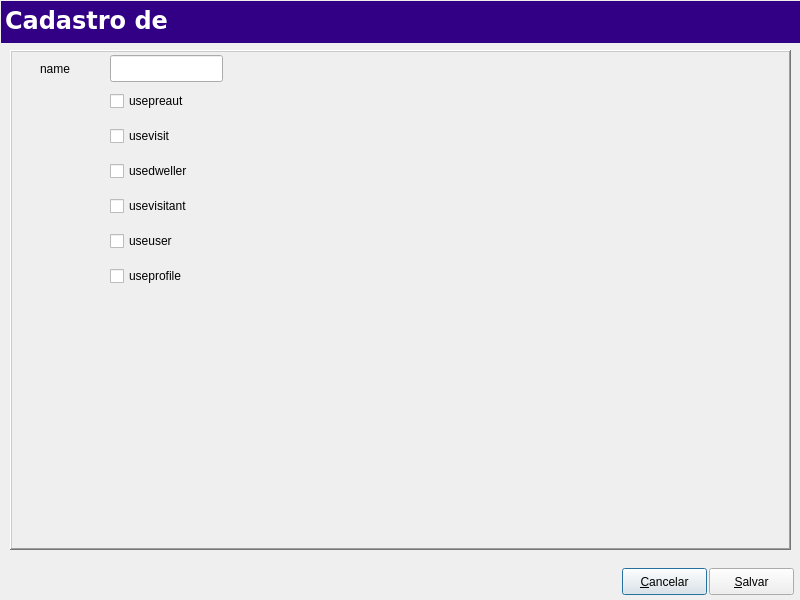
<ui version="4.0">
<class>Editprofile</class>
<widget class="QDialog" name="Editprofile">
 <property name="geometry">
  <rect>
   <x>0</x>
   <y>0</y>
   <width>800</width>
   <height>600</height>
  </rect>
 </property>
 <property name="windowTitle">
  <string>Edit</string>
 </property>
    <widget class="QFrame" name="frame">
     <property name="geometry">
      <rect>
       <x>10</x>
       <y>50</y>
       <width>781</width>
       <height>500</height>
      </rect>
     </property>
     <property name="frameShape">
      <enum>QFrame::WinPanel</enum>
     </property>
     <property name="frameShadow">
      <enum>QFrame::Raised</enum>
     </property>
 <widget class="QLabel" name="Lblname">
<property name="geometry">
 <rect>
  <x>30</x>
  <y>10</y>
  <width>59</width>
  <height>17</height>
 </rect>
</property>
<property name="text">
 <string>name</string>
</property>
</widget>
<widget class="QLineEdit" name="LnEdtname">
 <property name="geometry">
  <rect>
   <x>100</x>
   <y>5</y>
   <width>113</width>
   <height>27</height>
  </rect>
 </property>
</widget>
<widget class="QCheckBox" name="ChkBxusepreaut">
<property name="geometry">
 <rect>
  <x>100</x>
  <y>40</y>
  <width>110</width>
  <height>22</height>
 </rect>
</property>
<property name="text">
 <string>usepreaut</string>
</property>
</widget>
<widget class="QCheckBox" name="ChkBxusevisit">
<property name="geometry">
 <rect>
  <x>100</x>
  <y>75</y>
  <width>110</width>
  <height>22</height>
 </rect>
</property>
<property name="text">
 <string>usevisit</string>
</property>
</widget>
<widget class="QCheckBox" name="ChkBxusedweller">
<property name="geometry">
 <rect>
  <x>100</x>
  <y>110</y>
  <width>110</width>
  <height>22</height>
 </rect>
</property>
<property name="text">
 <string>usedweller</string>
</property>
</widget>
<widget class="QCheckBox" name="ChkBxusevisitant">
<property name="geometry">
 <rect>
  <x>100</x>
  <y>145</y>
  <width>110</width>
  <height>22</height>
 </rect>
</property>
<property name="text">
 <string>usevisitant</string>
</property>
</widget>
<widget class="QCheckBox" name="ChkBxuseuser">
<property name="geometry">
 <rect>
  <x>100</x>
  <y>180</y>
  <width>110</width>
  <height>22</height>
 </rect>
</property>
<property name="text">
 <string>useuser</string>
</property>
</widget>
<widget class="QCheckBox" name="ChkBxuseprofile">
<property name="geometry">
 <rect>
  <x>100</x>
  <y>215</y>
  <width>110</width>
  <height>22</height>
 </rect>
</property>
<property name="text">
 <string>useprofile</string>
</property>
</widget>
    </widget>
<widget class="QFrame" name="topmenu">
 <property name="geometry">
  <rect>
   <x>1</x>
   <y>1</y>
   <width>801</width>
   <height>42</height>
  </rect>
 </property>
 <property name="minimumSize">
  <size>
   <width>0</width>
   <height>42</height>
  </size>
 </property>
 <property name="maximumSize">
  <size>
   <width>16777215</width>
   <height>42</height>
  </size>
 </property>
 <property name="styleSheet">
  <string notr="true">background-color: rgb(50, 0, 133);</string>
 </property>
 <property name="frameShadow">
  <enum>QFrame::Raised</enum>
 </property>
 <widget class="QLabel" name="labelStatus">
  <property name="enabled">
   <bool>false</bool>
  </property>
  <property name="geometry">
   <rect>
    <x>4</x>
    <y>0</y>
    <width>541</width>
    <height>39</height>
   </rect>
  </property>
  <property name="palette">
   <palette>
    <active>
     <colorrole role="WindowText">
      <brush brushstyle="SolidPattern">
       <color alpha="255">
        <red>255</red>
        <green>255</green>
        <blue>255</blue>
       </color>
      </brush>
     </colorrole>
     <colorrole role="Button">
      <brush brushstyle="SolidPattern">
       <color alpha="255">
        <red>50</red>
        <green>0</green>
        <blue>133</blue>
       </color>
      </brush>
     </colorrole>
     <colorrole role="Text">
      <brush brushstyle="SolidPattern">
       <color alpha="255">
        <red>255</red>
        <green>255</green>
        <blue>255</blue>
       </color>
      </brush>
     </colorrole>
     <colorrole role="ButtonText">
      <brush brushstyle="SolidPattern">
       <color alpha="255">
        <red>255</red>
        <green>255</green>
        <blue>255</blue>
       </color>
      </brush>
     </colorrole>
     <colorrole role="Base">
      <brush brushstyle="SolidPattern">
       <color alpha="255">
        <red>50</red>
        <green>0</green>
        <blue>133</blue>
       </color>
      </brush>
     </colorrole>
     <colorrole role="Window">
      <brush brushstyle="SolidPattern">
       <color alpha="255">
        <red>50</red>
        <green>0</green>
        <blue>133</blue>
       </color>
      </brush>
     </colorrole>
    </active>
    <inactive>
     <colorrole role="WindowText">
      <brush brushstyle="SolidPattern">
       <color alpha="255">
        <red>255</red>
        <green>255</green>
        <blue>255</blue>
       </color>
      </brush>
     </colorrole>
     <colorrole role="Button">
      <brush brushstyle="SolidPattern">
       <color alpha="255">
        <red>50</red>
        <green>0</green>
        <blue>133</blue>
       </color>
      </brush>
     </colorrole>
     <colorrole role="Text">
      <brush brushstyle="SolidPattern">
       <color alpha="255">
        <red>255</red>
        <green>255</green>
        <blue>255</blue>
       </color>
      </brush>
     </colorrole>
     <colorrole role="ButtonText">
      <brush brushstyle="SolidPattern">
       <color alpha="255">
        <red>255</red>
        <green>255</green>
        <blue>255</blue>
       </color>
      </brush>
     </colorrole>
     <colorrole role="Base">
      <brush brushstyle="SolidPattern">
       <color alpha="255">
        <red>50</red>
        <green>0</green>
        <blue>133</blue>
       </color>
      </brush>
     </colorrole>
     <colorrole role="Window">
      <brush brushstyle="SolidPattern">
       <color alpha="255">
        <red>50</red>
        <green>0</green>
        <blue>133</blue>
       </color>
      </brush>
     </colorrole>
    </inactive>
    <disabled>
     <colorrole role="WindowText">
      <brush brushstyle="SolidPattern">
       <color alpha="255">
        <red>255</red>
        <green>255</green>
        <blue>255</blue>
       </color>
      </brush>
     </colorrole>
     <colorrole role="Button">
      <brush brushstyle="SolidPattern">
       <color alpha="255">
        <red>50</red>
        <green>0</green>
        <blue>133</blue>
       </color>
      </brush>
     </colorrole>
     <colorrole role="Text">
      <brush brushstyle="SolidPattern">
       <color alpha="255">
        <red>255</red>
        <green>255</green>
        <blue>255</blue>
       </color>
      </brush>
     </colorrole>
     <colorrole role="ButtonText">
      <brush brushstyle="SolidPattern">
       <color alpha="255">
        <red>255</red>
        <green>255</green>
        <blue>255</blue>
       </color>
      </brush>
     </colorrole>
     <colorrole role="Base">
      <brush brushstyle="SolidPattern">
       <color alpha="255">
        <red>50</red>
        <green>0</green>
        <blue>133</blue>
       </color>
      </brush>
     </colorrole>
     <colorrole role="Window">
      <brush brushstyle="SolidPattern">
       <color alpha="255">
        <red>50</red>
        <green>0</green>
        <blue>133</blue>
       </color>
      </brush>
     </colorrole>
    </disabled>
   </palette>
  </property>
  <property name="font">
   <font>
    <family>Verdana</family>
    <pointsize>18</pointsize>
    <weight>75</weight>
    <bold>true</bold>
   </font>
  </property>
  <property name="styleSheet">
   <string/>
  </property>
  <property name="frameShape">
   <enum>QFrame::NoFrame</enum>
  </property>
  <property name="frameShadow">
   <enum>QFrame::Plain</enum>
  </property>
  <property name="lineWidth">
   <number>1</number>
  </property>
  <property name="text">
   <string>Cadastro de </string>
  </property>
  <property name="textFormat">
   <enum>Qt::AutoText</enum>
  </property>
  <property name="alignment">
   <set>Qt::AlignLeading|Qt::AlignLeft|Qt::AlignVCenter</set>
  </property>
  <property name="wordWrap">
   <bool>false</bool>
  </property>
  <property name="textInteractionFlags">
   <set>Qt::NoTextInteraction</set>
  </property>
 </widget>
</widget>
<widget class="QPushButton" name="PshBtnCancel">
<property name="geometry">
 <rect>
  <x>622</x>
  <y>568</y>
  <width>85</width>
  <height>27</height>
 </rect>
</property>
<property name="text">
 <string>&amp;Cancelar</string>
</property>
</widget>
<widget class="QPushButton" name="PshBtnSave">
<property name="geometry">
 <rect>
  <x>709</x>
  <y>568</y>
  <width>85</width>
  <height>27</height>
 </rect>
</property>
<property name="text">
 <string>&amp;Salvar</string>
</property>
</widget>

</widget>
    <customwidgets>
     <customwidget>
      <class>SComboBox</class>
      <extends>QComboBox</extends>
      <header location="global">scombobox.h</header>
     </customwidget>
    </customwidgets>
<resources/>
<connections/>
</ui>
